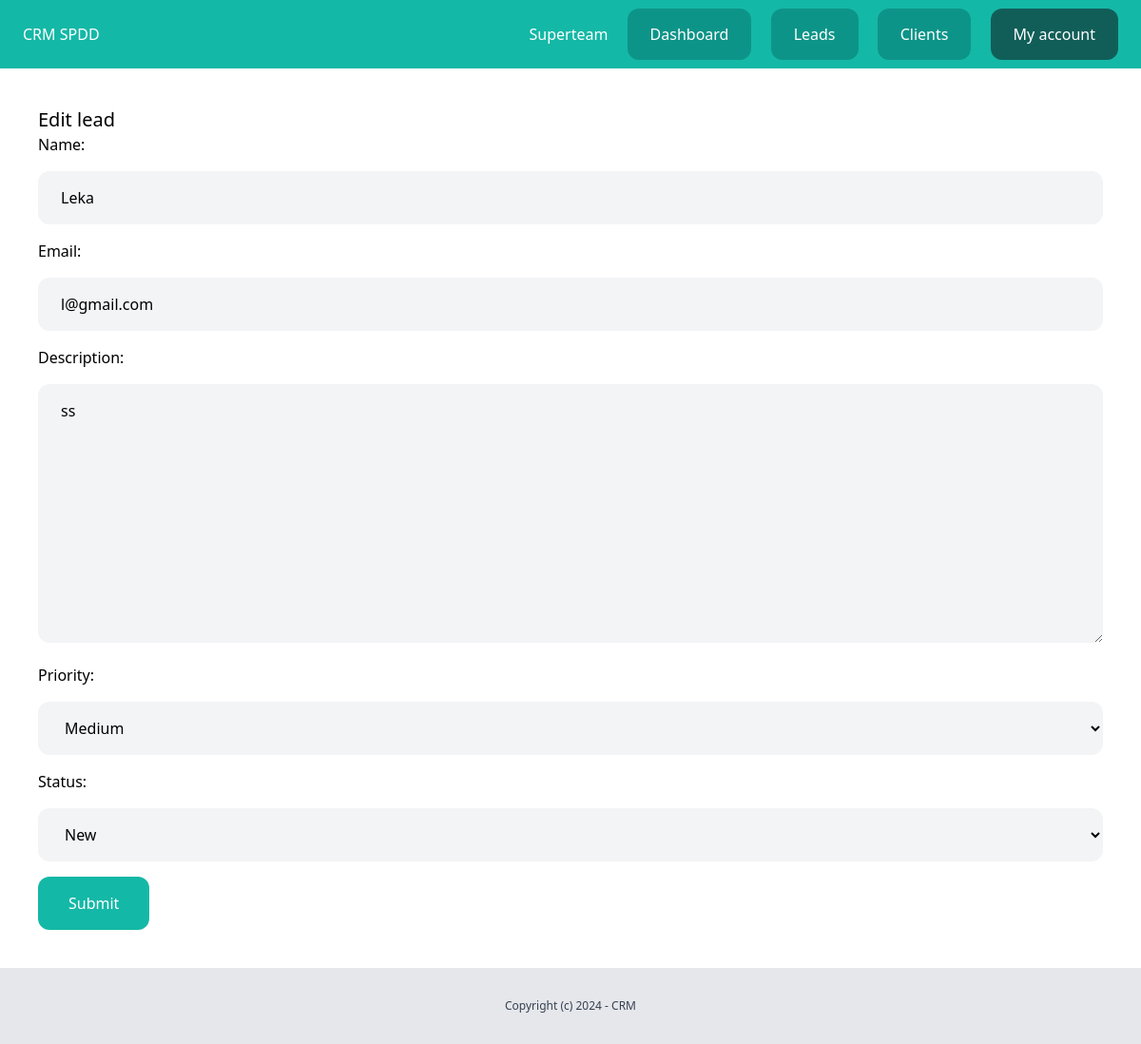
The app's page /dashboard/leads/10/edit/ (signed in) with its own data.
### team/models.py (models this page shows, shortened)
class Team(models.Model):
    plan = models.ForeignKey(Plan, related_name='teams', blank=True, null=True, on_delete=models.CASCADE)
    name = models.CharField(max_length=100)
    members = models.ManyToManyField(User, related_name='teams')
    created_by = models.ForeignKey(User, related_name='created_teams', on_delete=models.CASCADE)
    created_at = models.DateTimeField(auto_now_add=True)

### lead/models.py (models this page shows, shortened)
class lead(models.Model):
    LOW = 'low'
    MEDIUM = 'medium'
    HIGH = 'high'
    CHOICES_PRIORITY = (
        (LOW, 'Low'),
        (MEDIUM, 'Medium'),
        (HIGH, 'High'),
    )
    NEW = 'new'
    CONTACTED = 'contacted'
    WON = 'won'
    LOST = 'lost'
    CHOICE_STATUS = (
        (NEW, 'New'),
        (CONTACTED, 'Contacted'),
        (WON, 'Won'),
        (LOST, 'Lost'),
    )
    team = models.ForeignKey(Team, related_name='leads', on_delete=models.CASCADE)
    name = models.CharField(max_length=255)
    email = models.EmailField()
    description = models.TextField(blank=True, null=True)
    priority = models.CharField(max_length = 10, choices = CHOICES_PRIORITY, default = MEDIUM)
    status = models.CharField(max_length = 10, choices = CHOICE_STATUS, default = NEW)
    converted_to_client = models.BooleanField(default=False)
    created_by = models.ForeignKey(User, related_name = 'leads', on_delete = models.CASCADE)
    created_at = models.DateTimeField(auto_now_add = True)
    modified_at = models.DateTimeField(auto_now = True)
    class Meta:
        ordering = ('created_at',)

### lead/views.py (the view)
# urls.py: path('<int:pk>/edit/', views.LeadUpdateView.as_view(), name='edit'),
class LeadUpdateView(LoginRequiredMixin, UpdateView):
    model = lead
    form_class = AddLeadForm
    success_url = reverse_lazy('leads:list')
    def get_context_data(self, **kwargs):
        context = super().get_context_data(**kwargs)
        context['title'] = 'Edit lead'
        return context
    def get_queryset(self):
        queryset = super(LeadUpdateView, self).get_queryset()
        team = self.request.user.userprofile.active_team
        return queryset.filter(team=team, pk=self.kwargs.get('pk'))

### lead/forms.py
class AddLeadForm(forms.ModelForm):
    class Meta:
        model = lead
        fields = ('name', 'email', 'description', 'priority', 'status')
        widgets = {
            'name': forms.TextInput(attrs={'class': 'w-full my-4 py-4 px-6 rounded-xl bg-gray-100'}),
            'email': forms.EmailInput(attrs={'class': 'w-full my-4 py-4 px-6 rounded-xl bg-gray-100'}),
            'description': forms.Textarea(attrs={'class': 'w-full my-4 py-4 px-6 rounded-xl bg-gray-100'}),
            'priority':forms.Select(attrs={'class': 'w-full my-4 py-4 px-6 rounded-xl bg-gray-100'}),
            'status':forms.Select(attrs={'class': 'w-full my-4 py-4 px-6 rounded-xl bg-gray-100'}),
        }

### team/context_processors.py (called while the page is built)
def active_team(request):
    if request.user.is_authenticated:
        active_team = request.user.userprofile.get_active_team()
        if not active_team:
            active_team = Team.objects.filter(created_by=request.user)[0]
    else:
        active_team = None
    return {'active_team': active_team}

### userprofile/models.py (called while the page is built)
    def get_active_team(self):
        if self.active_team:
            return self.active_team
        else:
            return Team.objects.filter(members__in=[self.user.id]).first()

### lead/templates/lead/lead_form.html (shortened to what this page needs)
{% extends 'core/base.html' %}
{% block content %}
<div class="py-6 px-6">
    <h1 class="text-xl">{{ title }}</h1>
    {% if team.plan.max_leads > team.leads.count or title == 'Edit lead' %}
        <form method="post" action=".">
            {{ form.as_p }}
            <button class="py-4 px-8 bg-teal-500 text-white rounded-xl">Submit</button>
        </form>
    {% else %}
        <div class="mt-6 px-6 py-4 bg-red-500 rounded-xl text-white">
            Your team have has reached maximum number of leads. Your owner must upgrade your plan!
        </div>
    {% endif %}
</div>
{% endblock %}

### core/templates/core/partials/nav.html
<nav class="py-6 px-6 flex justify-between bg-teal-500">
    <p class="text-white">CRM SPDD</p>
    <div class="space-x-4">
        {% if request.user.is_authenticated %}
            <a href="{% url 'team:detail' active_team.id %}" class="text-white">{{ active_team.name }}</a>
            <a href="{% url 'dashboard:index' %}" class="py-4 px-6 bg-teal-600 rounded-xl text-white">Dashboard</a>
            <a href="{% url 'leads:list' %}" class="py-4 px-6 bg-teal-600 rounded-xl text-white">Leads</a>
            <a href="{% url 'clients:list' %}" class="py-4 px-6 bg-teal-600 rounded-xl text-white">Clients</a>
            <a href="{% url 'userprofile:myaccount' %}" class="py-4 px-6 bg-teal-800 rounded-xl text-white">My account</a>
        {% else %}
            <a href="{% url 'login' %}" class="py-4 px-6 bg-teal-600 rounded-xl text-white">Log in</a>
            <a href="{% url 'signup' %}" class="py-4 px-6 bg-teal-300 rounded-xl text-white">Sign up</a>
        {% endif %}
    </div>
</nav>

### records on screen
Team: name "Superteam"
lead: name "Leka", email "l@gmail.com", description "ss", priority "Medium", status "New"

### other values on screen
{{ title }} "Edit lead"
